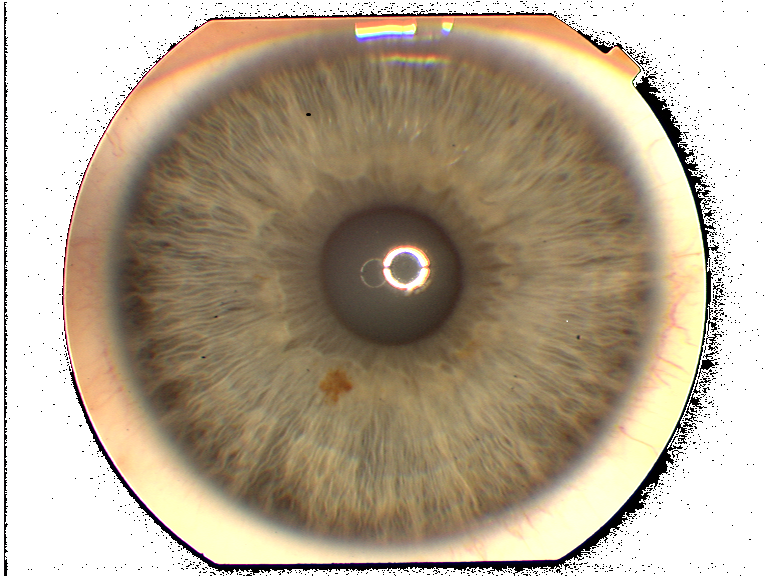
#> input picture TestAndMethods/Sharpness/test/027R_3.png, 768 x 576 px, found by its file name
$ python git1.py
#> lines starting #> are read from the running program, lines starting #| are printed output that depends on the picture
import cv2
import numpy as np

# Our images
img1 = [r"027R_3.png"]
img2 = [r"iris2.jpg", 50, 70]
img3 = [r"iris3.jpg", 60, 100]
img4 = [r"iris4.jpg", 60, 50]
img5 = [r"iris5.jpg", 90, 110]
img6 = [r"iris6.jpg", 80, 80]

# Array to hold images
imgArr = [img1, img2, img3, img4, img5, img6]

for i in imgArr:

    # Preprocess image
    img = cv2.imread(i[0],0)
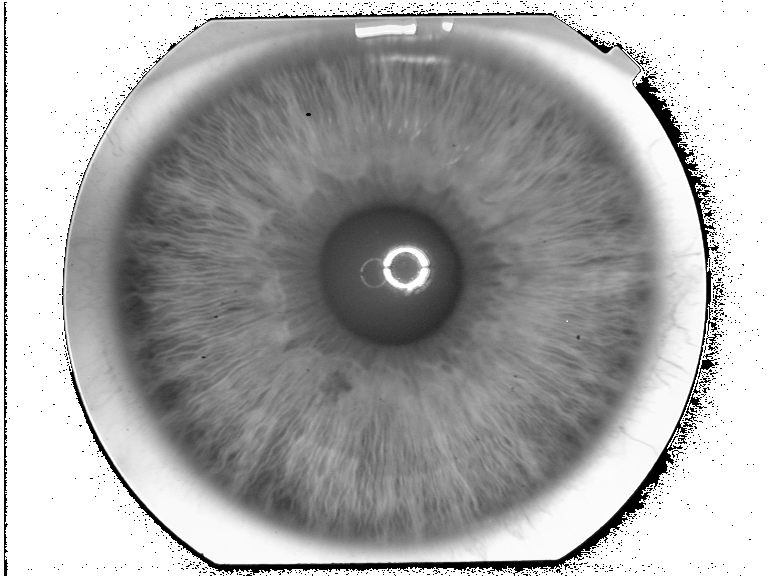
#> img: shape (576, 768); min 0, max 255, mean 168.8
    img = cv2.medianBlur(img,5)
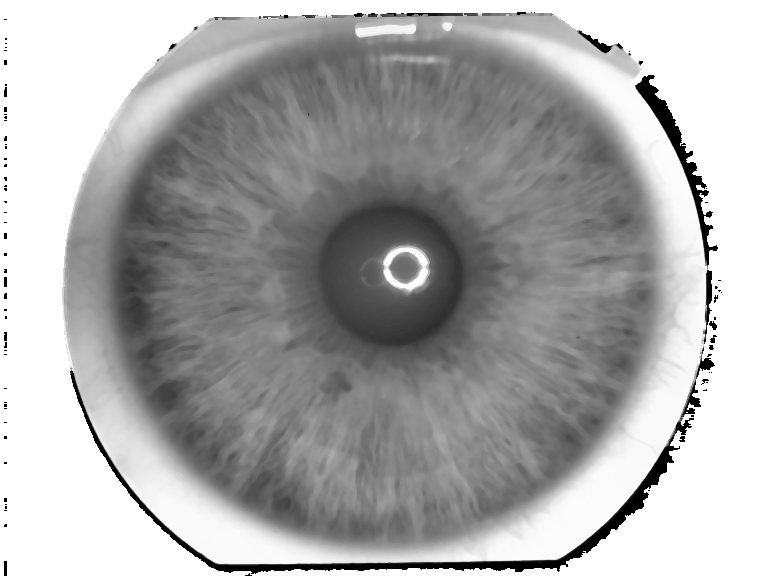
#> img: shape (576, 768); min 0, max 255, mean 171
    img2 = cv2.imread(i[0])
#> img2 is the input picture: shape (576, 768, 3); mean B, G, R 144.6, 165.9, 180.8
    cimg = cv2.cvtColor(img,cv2.COLOR_GRAY2BGR)

    # Blank image used for cropping
    height, width = img.shape
#> height = 576; width = 768
    mask = np.zeros((height, width), np.uint8)

    # Use Hough transform for finding circles
    circles = cv2.HoughCircles(img,cv2.HOUGH_GRADIENT,1,20,
#> (the run stopped early here; a loop or call above may not have finished)

$ run again, with TestAndMethods/Sharpness/test/016R_3.png copied over TestAndMethods/Sharpness/test/027R_3.png
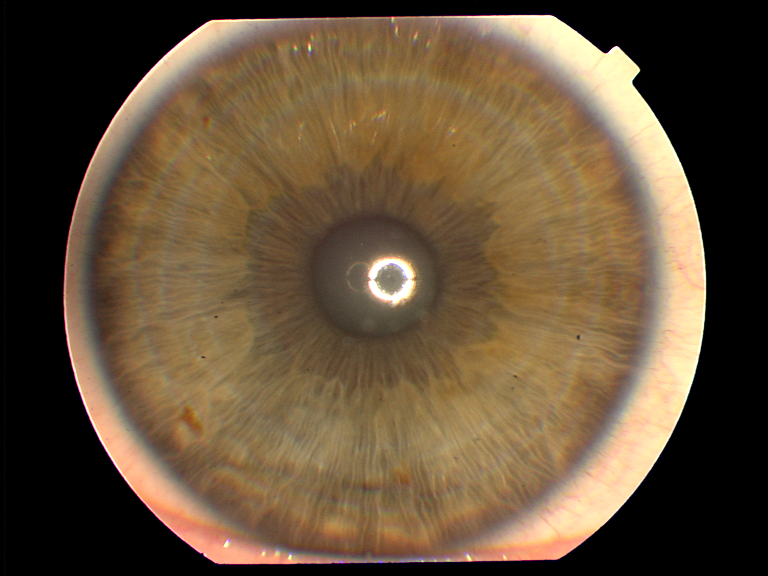
#> input picture TestAndMethods/Sharpness/test/016R_3.png, 768 x 576 px, found by its file name
#> `img = cv2.imread(i[0],0)`:
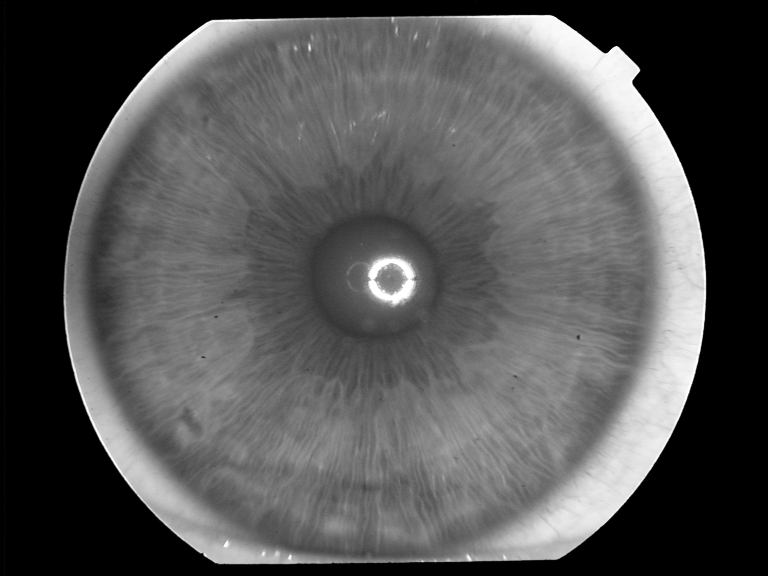
#> img: shape (576, 768); min 0, max 255, mean 83.7
#> img2 is the input picture: shape (576, 768, 3); mean B, G, R 57.4, 80.9, 100.5

$ run again, with TestAndMethods/Sharpness/test/019R_2.png copied over TestAndMethods/Sharpness/test/027R_3.png
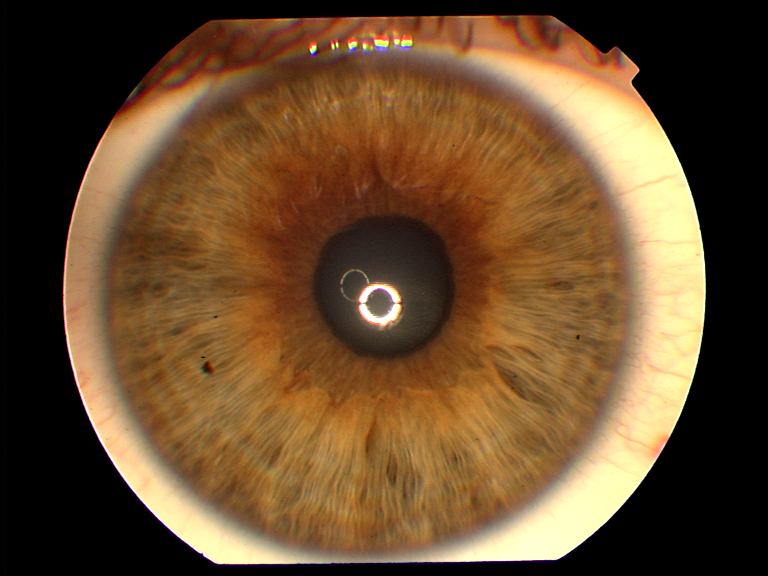
#> input picture TestAndMethods/Sharpness/test/019R_2.png, 768 x 576 px, found by its file name
#> `img = cv2.imread(i[0],0)`:
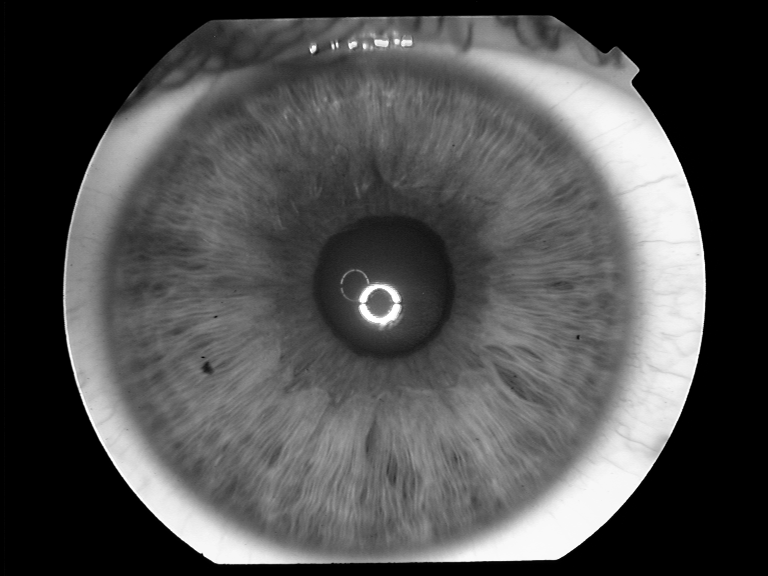
#> img: shape (576, 768); min 0, max 255, mean 80.4
#> img2 is the input picture: shape (576, 768, 3); mean B, G, R 45.5, 75.6, 104.2

$ run again, with TestAndMethods/Sharpness/test/029R_1.png copied over TestAndMethods/Sharpness/test/027R_3.png
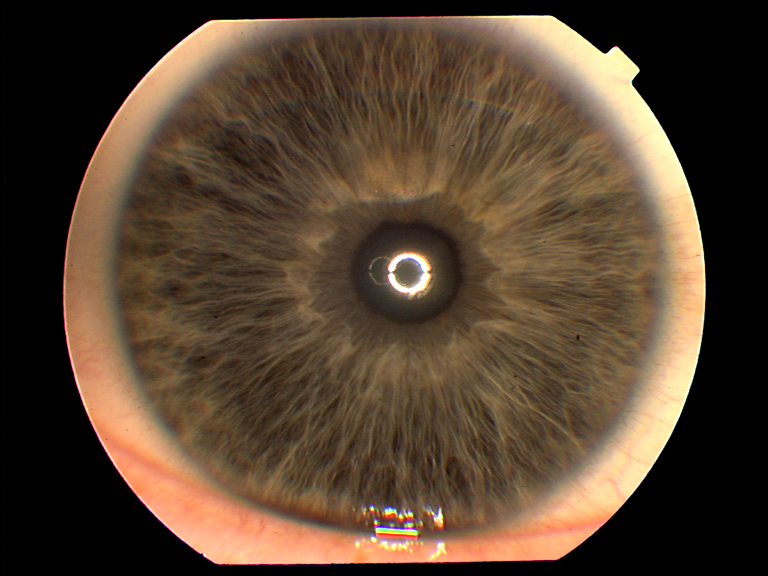
#> input picture TestAndMethods/Sharpness/test/029R_1.png, 768 x 576 px, found by its file name
#> `img = cv2.imread(i[0],0)`:
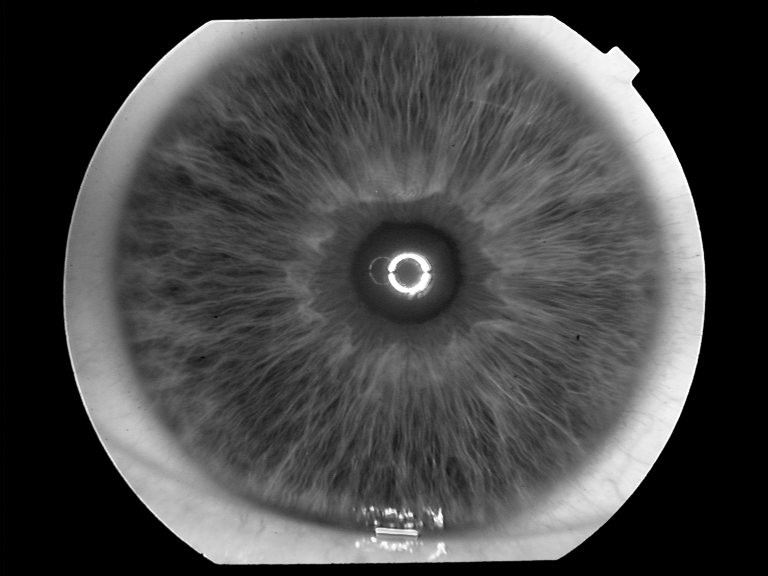
#> img: shape (576, 768); min 0, max 255, mean 69.8
#> img2 is the input picture: shape (576, 768, 3); mean B, G, R 48.5, 66.4, 85.7
